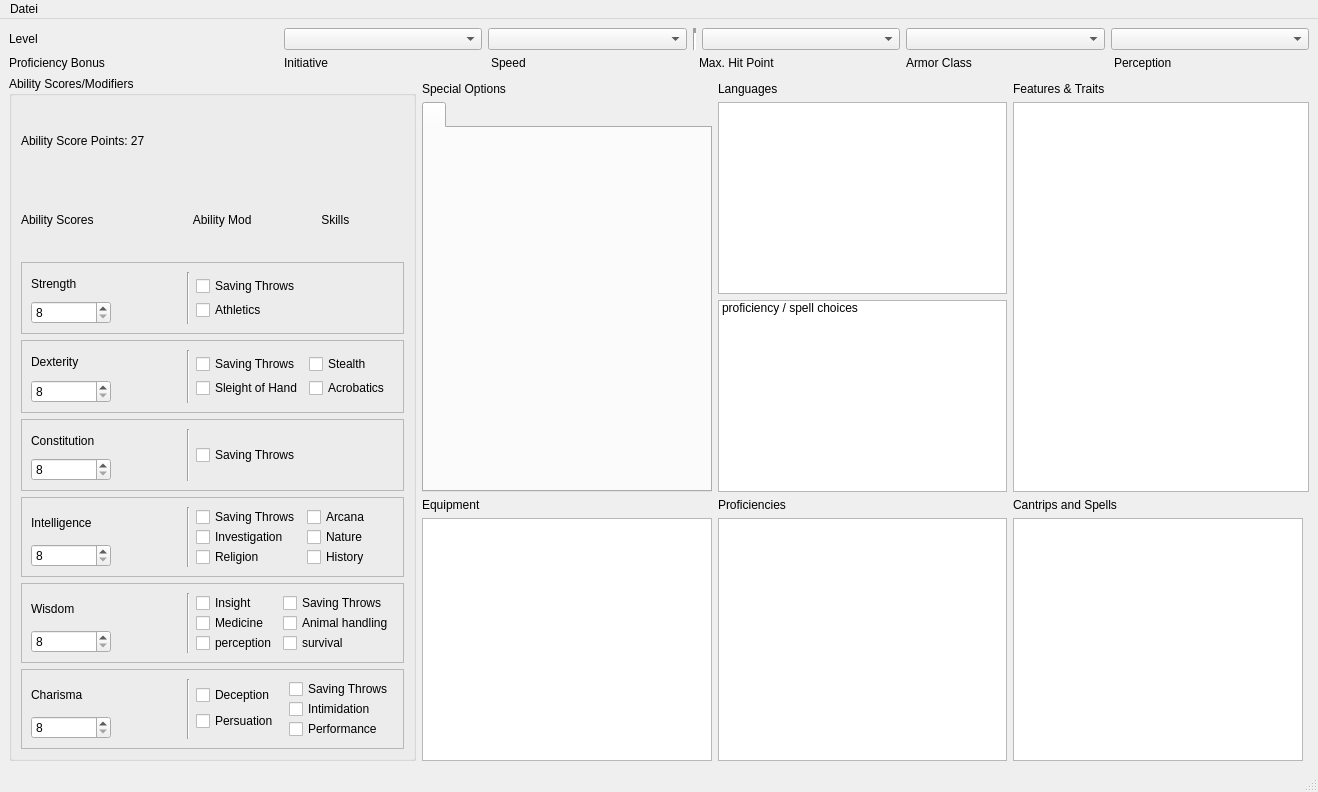
<?xml version="1.0" encoding="UTF-8"?>
<ui version="4.0">
 <class>MainWindow</class>
 <widget class="QMainWindow" name="MainWindow">
  <property name="enabled">
   <bool>true</bool>
  </property>
  <property name="geometry">
   <rect>
    <x>0</x>
    <y>0</y>
    <width>1318</width>
    <height>792</height>
   </rect>
  </property>
  <property name="windowTitle">
   <string>MainWindow</string>
  </property>
  <property name="autoFillBackground">
   <bool>false</bool>
  </property>
  <widget class="QWidget" name="centralwidget">
   <layout class="QGridLayout" name="gridLayout">
    <item row="0" column="0">
     <widget class="QLabel" name="Label_CharLevel">
      <property name="text">
       <string>Level</string>
      </property>
     </widget>
    </item>
    <item row="0" column="2" colspan="2">
     <layout class="QHBoxLayout" name="horizontalLayout_7">
      <item>
       <widget class="QComboBox" name="ComboBox_Class"/>
      </item>
      <item>
       <widget class="QComboBox" name="ComboBox_Subclass"/>
      </item>
      <item>
       <widget class="Line" name="line_7">
        <property name="lineWidth">
         <number>5</number>
        </property>
        <property name="orientation">
         <enum>Qt::Vertical</enum>
        </property>
       </widget>
      </item>
      <item>
       <widget class="QComboBox" name="ComboBox_Race"/>
      </item>
      <item>
       <widget class="QComboBox" name="ComboBox_Subrace"/>
      </item>
      <item>
       <widget class="QComboBox" name="ComboBox_Background"/>
      </item>
     </layout>
    </item>
    <item row="1" column="2" colspan="2">
     <layout class="QHBoxLayout" name="horizontalLayout_8">
      <property name="spacing">
       <number>12</number>
      </property>
      <item>
       <widget class="QLabel" name="Label_Initiative">
        <property name="text">
         <string>Initiative</string>
        </property>
       </widget>
      </item>
      <item>
       <widget class="QLabel" name="Label_Speed">
        <property name="text">
         <string>Speed</string>
        </property>
       </widget>
      </item>
      <item>
       <widget class="QLabel" name="Label_MaxHP">
        <property name="text">
         <string>Max. Hit Point</string>
        </property>
       </widget>
      </item>
      <item>
       <widget class="QLabel" name="Label_ArmorClass">
        <property name="text">
         <string>Armor Class</string>
        </property>
       </widget>
      </item>
      <item>
       <widget class="QLabel" name="Label_Perception">
        <property name="text">
         <string>Perception</string>
        </property>
       </widget>
      </item>
     </layout>
    </item>
    <item row="2" column="0" rowspan="2" colspan="3">
     <widget class="QGroupBox" name="AbilityScoreGroup">
      <property name="acceptDrops">
       <bool>false</bool>
      </property>
      <property name="autoFillBackground">
       <bool>false</bool>
      </property>
      <property name="title">
       <string>Ability Scores/Modifiers</string>
      </property>
      <property name="flat">
       <bool>false</bool>
      </property>
      <property name="checkable">
       <bool>false</bool>
      </property>
      <layout class="QVBoxLayout" name="verticalLayout">
       <item>
        <widget class="QLabel" name="Label_AbilityScore">
         <property name="text">
          <string>Ability Score Points: 27</string>
         </property>
         <property name="scaledContents">
          <bool>false</bool>
         </property>
        </widget>
       </item>
       <item>
        <widget class="QLabel" name="label_4">
         <property name="text">
          <string>Ability Scores                              Ability Mod                     Skills</string>
         </property>
        </widget>
       </item>
       <item>
        <widget class="QFrame" name="frame_StrengthMod">
         <property name="frameShape">
          <enum>QFrame::StyledPanel</enum>
         </property>
         <property name="frameShadow">
          <enum>QFrame::Plain</enum>
         </property>
         <layout class="QHBoxLayout" name="horizontalLayout_2">
          <item>
           <layout class="QVBoxLayout" name="verticalLayout_12">
            <item>
             <widget class="QLabel" name="Label_EchoStrengthMod">
              <property name="sizePolicy">
               <sizepolicy hsizetype="Maximum" vsizetype="Preferred">
                <horstretch>0</horstretch>
                <verstretch>0</verstretch>
               </sizepolicy>
              </property>
              <property name="minimumSize">
               <size>
                <width>150</width>
                <height>0</height>
               </size>
              </property>
              <property name="text">
               <string>Strength</string>
              </property>
             </widget>
            </item>
            <item>
             <widget class="QSpinBox" name="SpinBox_StrengthScore">
              <property name="sizePolicy">
               <sizepolicy hsizetype="Maximum" vsizetype="Fixed">
                <horstretch>0</horstretch>
                <verstretch>0</verstretch>
               </sizepolicy>
              </property>
              <property name="minimumSize">
               <size>
                <width>80</width>
                <height>0</height>
               </size>
              </property>
              <property name="minimum">
               <number>8</number>
              </property>
              <property name="maximum">
               <number>20</number>
              </property>
             </widget>
            </item>
           </layout>
          </item>
          <item>
           <widget class="Line" name="line_6">
            <property name="orientation">
             <enum>Qt::Vertical</enum>
            </property>
           </widget>
          </item>
          <item>
           <layout class="QVBoxLayout" name="verticalLayout_2">
            <property name="spacing">
             <number>0</number>
            </property>
            <item>
             <widget class="QCheckBox" name="checkBox_strength_saving_throw">
              <property name="mouseTracking">
               <bool>false</bool>
              </property>
              <property name="focusPolicy">
               <enum>Qt::NoFocus</enum>
              </property>
              <property name="text">
               <string>Saving Throws</string>
              </property>
              <property name="checkable">
               <bool>true</bool>
              </property>
              <property name="tristate">
               <bool>false</bool>
              </property>
             </widget>
            </item>
            <item>
             <widget class="QCheckBox" name="checkBox_athletics">
              <property name="mouseTracking">
               <bool>false</bool>
              </property>
              <property name="focusPolicy">
               <enum>Qt::NoFocus</enum>
              </property>
              <property name="text">
               <string>Athletics</string>
              </property>
              <property name="checkable">
               <bool>true</bool>
              </property>
              <property name="tristate">
               <bool>false</bool>
              </property>
             </widget>
            </item>
           </layout>
          </item>
         </layout>
        </widget>
       </item>
       <item>
        <widget class="QFrame" name="frame_DextMod">
         <property name="frameShape">
          <enum>QFrame::StyledPanel</enum>
         </property>
         <property name="frameShadow">
          <enum>QFrame::Plain</enum>
         </property>
         <layout class="QHBoxLayout" name="horizontalLayout_3">
          <item>
           <layout class="QVBoxLayout" name="verticalLayout_13">
            <item>
             <widget class="QLabel" name="Label_EchoDextMod">
              <property name="sizePolicy">
               <sizepolicy hsizetype="Maximum" vsizetype="Preferred">
                <horstretch>0</horstretch>
                <verstretch>0</verstretch>
               </sizepolicy>
              </property>
              <property name="minimumSize">
               <size>
                <width>150</width>
                <height>0</height>
               </size>
              </property>
              <property name="text">
               <string>Dexterity</string>
              </property>
             </widget>
            </item>
            <item>
             <widget class="QSpinBox" name="SpinBox_DextScore">
              <property name="sizePolicy">
               <sizepolicy hsizetype="Maximum" vsizetype="Fixed">
                <horstretch>0</horstretch>
                <verstretch>0</verstretch>
               </sizepolicy>
              </property>
              <property name="minimumSize">
               <size>
                <width>80</width>
                <height>0</height>
               </size>
              </property>
              <property name="minimum">
               <number>8</number>
              </property>
              <property name="maximum">
               <number>20</number>
              </property>
             </widget>
            </item>
           </layout>
          </item>
          <item>
           <widget class="Line" name="line_5">
            <property name="orientation">
             <enum>Qt::Vertical</enum>
            </property>
           </widget>
          </item>
          <item>
           <layout class="QVBoxLayout" name="verticalLayout_3">
            <property name="spacing">
             <number>0</number>
            </property>
            <item>
             <widget class="QCheckBox" name="checkBox_dexterity_saving_throw">
              <property name="mouseTracking">
               <bool>false</bool>
              </property>
              <property name="focusPolicy">
               <enum>Qt::NoFocus</enum>
              </property>
              <property name="text">
               <string>Saving Throws</string>
              </property>
              <property name="checkable">
               <bool>true</bool>
              </property>
              <property name="tristate">
               <bool>false</bool>
              </property>
             </widget>
            </item>
            <item>
             <widget class="QCheckBox" name="checkBox_sleight_of_hand">
              <property name="mouseTracking">
               <bool>false</bool>
              </property>
              <property name="focusPolicy">
               <enum>Qt::NoFocus</enum>
              </property>
              <property name="text">
               <string>Sleight of Hand</string>
              </property>
              <property name="checkable">
               <bool>true</bool>
              </property>
              <property name="tristate">
               <bool>false</bool>
              </property>
             </widget>
            </item>
           </layout>
          </item>
          <item>
           <layout class="QVBoxLayout" name="verticalLayout_9">
            <property name="spacing">
             <number>0</number>
            </property>
            <item>
             <widget class="QCheckBox" name="checkBox_stealth">
              <property name="mouseTracking">
               <bool>false</bool>
              </property>
              <property name="focusPolicy">
               <enum>Qt::NoFocus</enum>
              </property>
              <property name="text">
               <string>Stealth</string>
              </property>
              <property name="checkable">
               <bool>true</bool>
              </property>
              <property name="tristate">
               <bool>false</bool>
              </property>
             </widget>
            </item>
            <item>
             <widget class="QCheckBox" name="checkBox_acrobatics">
              <property name="mouseTracking">
               <bool>false</bool>
              </property>
              <property name="focusPolicy">
               <enum>Qt::NoFocus</enum>
              </property>
              <property name="text">
               <string>Acrobatics</string>
              </property>
              <property name="checkable">
               <bool>true</bool>
              </property>
              <property name="tristate">
               <bool>false</bool>
              </property>
             </widget>
            </item>
           </layout>
          </item>
         </layout>
        </widget>
       </item>
       <item>
        <widget class="QFrame" name="frame_ConstMod">
         <property name="frameShape">
          <enum>QFrame::StyledPanel</enum>
         </property>
         <property name="frameShadow">
          <enum>QFrame::Plain</enum>
         </property>
         <layout class="QHBoxLayout" name="horizontalLayout">
          <item>
           <layout class="QVBoxLayout" name="verticalLayout_17">
            <item>
             <widget class="QLabel" name="Label_EchoConstMod">
              <property name="sizePolicy">
               <sizepolicy hsizetype="Maximum" vsizetype="Preferred">
                <horstretch>0</horstretch>
                <verstretch>0</verstretch>
               </sizepolicy>
              </property>
              <property name="minimumSize">
               <size>
                <width>150</width>
                <height>0</height>
               </size>
              </property>
              <property name="text">
               <string>Constitution</string>
              </property>
             </widget>
            </item>
            <item>
             <widget class="QSpinBox" name="SpinBox_ConstScore">
              <property name="enabled">
               <bool>true</bool>
              </property>
              <property name="sizePolicy">
               <sizepolicy hsizetype="Maximum" vsizetype="Fixed">
                <horstretch>0</horstretch>
                <verstretch>0</verstretch>
               </sizepolicy>
              </property>
              <property name="minimumSize">
               <size>
                <width>80</width>
                <height>0</height>
               </size>
              </property>
              <property name="minimum">
               <number>8</number>
              </property>
              <property name="maximum">
               <number>20</number>
              </property>
             </widget>
            </item>
           </layout>
          </item>
          <item>
           <widget class="Line" name="line_4">
            <property name="orientation">
             <enum>Qt::Vertical</enum>
            </property>
           </widget>
          </item>
          <item>
           <layout class="QVBoxLayout" name="verticalLayout_4">
            <item>
             <widget class="QCheckBox" name="checkBox_constitution_saving_throw">
              <property name="mouseTracking">
               <bool>false</bool>
              </property>
              <property name="focusPolicy">
               <enum>Qt::NoFocus</enum>
              </property>
              <property name="text">
               <string>Saving Throws</string>
              </property>
              <property name="checkable">
               <bool>true</bool>
              </property>
              <property name="tristate">
               <bool>false</bool>
              </property>
             </widget>
            </item>
           </layout>
          </item>
         </layout>
        </widget>
       </item>
       <item>
        <widget class="QFrame" name="frame_IntelMod">
         <property name="frameShape">
          <enum>QFrame::StyledPanel</enum>
         </property>
         <property name="frameShadow">
          <enum>QFrame::Plain</enum>
         </property>
         <layout class="QHBoxLayout" name="horizontalLayout_4">
          <item>
           <layout class="QVBoxLayout" name="verticalLayout_15">
            <item>
             <widget class="QLabel" name="Label_EchoIntelMod">
              <property name="sizePolicy">
               <sizepolicy hsizetype="Maximum" vsizetype="Preferred">
                <horstretch>0</horstretch>
                <verstretch>0</verstretch>
               </sizepolicy>
              </property>
              <property name="minimumSize">
               <size>
                <width>150</width>
                <height>0</height>
               </size>
              </property>
              <property name="maximumSize">
               <size>
                <width>16777215</width>
                <height>16777215</height>
               </size>
              </property>
              <property name="text">
               <string>Intelligence</string>
              </property>
             </widget>
            </item>
            <item>
             <widget class="QSpinBox" name="SpinBox_IntelScore">
              <property name="sizePolicy">
               <sizepolicy hsizetype="Maximum" vsizetype="Fixed">
                <horstretch>0</horstretch>
                <verstretch>0</verstretch>
               </sizepolicy>
              </property>
              <property name="minimumSize">
               <size>
                <width>80</width>
                <height>0</height>
               </size>
              </property>
              <property name="minimum">
               <number>8</number>
              </property>
              <property name="maximum">
               <number>20</number>
              </property>
             </widget>
            </item>
           </layout>
          </item>
          <item>
           <widget class="Line" name="line_3">
            <property name="orientation">
             <enum>Qt::Vertical</enum>
            </property>
           </widget>
          </item>
          <item>
           <layout class="QVBoxLayout" name="verticalLayout_5">
            <property name="spacing">
             <number>0</number>
            </property>
            <item>
             <widget class="QCheckBox" name="checkBox_intelligence_saving_throw">
              <property name="mouseTracking">
               <bool>false</bool>
              </property>
              <property name="focusPolicy">
               <enum>Qt::NoFocus</enum>
              </property>
              <property name="text">
               <string>Saving Throws</string>
              </property>
              <property name="checkable">
               <bool>true</bool>
              </property>
              <property name="tristate">
               <bool>false</bool>
              </property>
             </widget>
            </item>
            <item>
             <widget class="QCheckBox" name="checkBox_investigation">
              <property name="mouseTracking">
               <bool>false</bool>
              </property>
              <property name="focusPolicy">
               <enum>Qt::NoFocus</enum>
              </property>
              <property name="text">
               <string>Investigation</string>
              </property>
              <property name="checkable">
               <bool>true</bool>
              </property>
              <property name="tristate">
               <bool>false</bool>
              </property>
             </widget>
            </item>
            <item>
             <widget class="QCheckBox" name="checkBox_religion">
              <property name="mouseTracking">
               <bool>false</bool>
              </property>
              <property name="focusPolicy">
               <enum>Qt::NoFocus</enum>
              </property>
              <property name="text">
               <string>Religion</string>
              </property>
              <property name="checkable">
               <bool>true</bool>
              </property>
              <property name="tristate">
               <bool>false</bool>
              </property>
             </widget>
            </item>
           </layout>
          </item>
          <item>
           <layout class="QVBoxLayout" name="verticalLayout_8">
            <property name="spacing">
             <number>0</number>
            </property>
            <item>
             <widget class="QCheckBox" name="checkBox_arcana">
              <property name="mouseTracking">
               <bool>false</bool>
              </property>
              <property name="focusPolicy">
               <enum>Qt::NoFocus</enum>
              </property>
              <property name="text">
               <string>Arcana</string>
              </property>
              <property name="checkable">
               <bool>true</bool>
              </property>
              <property name="tristate">
               <bool>false</bool>
              </property>
             </widget>
            </item>
            <item>
             <widget class="QCheckBox" name="checkBox_nature">
              <property name="mouseTracking">
               <bool>false</bool>
              </property>
              <property name="focusPolicy">
               <enum>Qt::NoFocus</enum>
              </property>
              <property name="text">
               <string>Nature</string>
              </property>
              <property name="checkable">
               <bool>true</bool>
              </property>
              <property name="tristate">
               <bool>false</bool>
              </property>
             </widget>
            </item>
            <item>
             <widget class="QCheckBox" name="checkBox_history">
              <property name="mouseTracking">
               <bool>false</bool>
              </property>
              <property name="focusPolicy">
               <enum>Qt::NoFocus</enum>
              </property>
              <property name="text">
               <string>History</string>
              </property>
              <property name="checkable">
               <bool>true</bool>
              </property>
              <property name="tristate">
               <bool>false</bool>
              </property>
             </widget>
            </item>
           </layout>
          </item>
         </layout>
        </widget>
       </item>
       <item>
        <widget class="QFrame" name="frame_WisdomMod">
         <property name="frameShape">
          <enum>QFrame::StyledPanel</enum>
         </property>
         <property name="frameShadow">
          <enum>QFrame::Plain</enum>
         </property>
         <layout class="QHBoxLayout" name="horizontalLayout_5">
          <item>
           <layout class="QVBoxLayout" name="verticalLayout_14">
            <item>
             <widget class="QLabel" name="Label_EchoWisdomMod">
              <property name="sizePolicy">
               <sizepolicy hsizetype="Maximum" vsizetype="Preferred">
                <horstretch>0</horstretch>
                <verstretch>0</verstretch>
               </sizepolicy>
              </property>
              <property name="minimumSize">
               <size>
                <width>150</width>
                <height>0</height>
               </size>
              </property>
              <property name="text">
               <string>Wisdom</string>
              </property>
             </widget>
            </item>
            <item>
             <widget class="QSpinBox" name="SpinBox_WisdomScore">
              <property name="sizePolicy">
               <sizepolicy hsizetype="Maximum" vsizetype="Fixed">
                <horstretch>0</horstretch>
                <verstretch>0</verstretch>
               </sizepolicy>
              </property>
              <property name="minimumSize">
               <size>
                <width>80</width>
                <height>0</height>
               </size>
              </property>
              <property name="minimum">
               <number>8</number>
              </property>
              <property name="maximum">
               <number>20</number>
              </property>
             </widget>
            </item>
           </layout>
          </item>
          <item>
           <widget class="Line" name="line">
            <property name="orientation">
             <enum>Qt::Vertical</enum>
            </property>
           </widget>
          </item>
          <item>
           <layout class="QVBoxLayout" name="verticalLayout_10">
            <property name="spacing">
             <number>0</number>
            </property>
            <item>
             <widget class="QCheckBox" name="checkBox_insight">
              <property name="mouseTracking">
               <bool>false</bool>
              </property>
              <property name="focusPolicy">
               <enum>Qt::NoFocus</enum>
              </property>
              <property name="text">
               <string>Insight</string>
              </property>
              <property name="checkable">
               <bool>true</bool>
              </property>
              <property name="tristate">
               <bool>false</bool>
              </property>
             </widget>
            </item>
            <item>
             <widget class="QCheckBox" name="checkBox_medicine">
              <property name="mouseTracking">
               <bool>false</bool>
              </property>
              <property name="focusPolicy">
               <enum>Qt::NoFocus</enum>
              </property>
              <property name="text">
               <string>Medicine</string>
              </property>
              <property name="checkable">
               <bool>true</bool>
              </property>
              <property name="tristate">
               <bool>false</bool>
              </property>
             </widget>
            </item>
            <item>
             <widget class="QCheckBox" name="checkBox_perception">
              <property name="mouseTracking">
               <bool>false</bool>
              </property>
              <property name="focusPolicy">
               <enum>Qt::NoFocus</enum>
              </property>
              <property name="text">
               <string>perception</string>
              </property>
              <property name="checkable">
               <bool>true</bool>
              </property>
              <property name="tristate">
               <bool>false</bool>
              </property>
             </widget>
            </item>
           </layout>
          </item>
          <item>
           <layout class="QVBoxLayout" name="verticalLayout_6">
            <property name="spacing">
             <number>0</number>
            </property>
            <item>
             <widget class="QCheckBox" name="checkBox_wisdom_saving_throw">
              <property name="mouseTracking">
               <bool>false</bool>
              </property>
              <property name="focusPolicy">
               <enum>Qt::NoFocus</enum>
              </property>
              <property name="text">
               <string>Saving Throws</string>
              </property>
              <property name="checkable">
               <bool>true</bool>
              </property>
              <property name="tristate">
               <bool>false</bool>
              </property>
             </widget>
            </item>
            <item>
             <widget class="QCheckBox" name="checkBox_animal_handling">
              <property name="mouseTracking">
               <bool>false</bool>
              </property>
              <property name="focusPolicy">
               <enum>Qt::NoFocus</enum>
              </property>
              <property name="text">
               <string>Animal handling</string>
              </property>
              <property name="checkable">
               <bool>true</bool>
              </property>
              <property name="tristate">
               <bool>false</bool>
              </property>
             </widget>
            </item>
            <item>
             <widget class="QCheckBox" name="checkBox_survival">
              <property name="mouseTracking">
               <bool>false</bool>
              </property>
              <property name="focusPolicy">
               <enum>Qt::NoFocus</enum>
              </property>
              <property name="text">
               <string>survival</string>
              </property>
              <property name="checkable">
               <bool>true</bool>
              </property>
              <property name="tristate">
               <bool>false</bool>
              </property>
             </widget>
            </item>
           </layout>
          </item>
         </layout>
        </widget>
       </item>
       <item>
        <widget class="QFrame" name="frame_CharismaMod">
         <property name="frameShape">
          <enum>QFrame::StyledPanel</enum>
         </property>
         <property name="frameShadow">
          <enum>QFrame::Plain</enum>
         </property>
         <layout class="QHBoxLayout" name="horizontalLayout_6">
          <item>
           <layout class="QVBoxLayout" name="verticalLayout_16">
            <item>
             <widget class="QLabel" name="Label_EchoCharismaMod">
              <property name="sizePolicy">
               <sizepolicy hsizetype="Maximum" vsizetype="Preferred">
                <horstretch>0</horstretch>
                <verstretch>0</verstretch>
               </sizepolicy>
              </property>
              <property name="minimumSize">
               <size>
                <width>150</width>
                <height>0</height>
               </size>
              </property>
              <property name="text">
               <string>Charisma</string>
              </property>
             </widget>
            </item>
            <item>
             <widget class="QSpinBox" name="SpinBox_CharismaScore">
              <property name="sizePolicy">
               <sizepolicy hsizetype="Maximum" vsizetype="Fixed">
                <horstretch>0</horstretch>
                <verstretch>0</verstretch>
               </sizepolicy>
              </property>
              <property name="minimumSize">
               <size>
                <width>80</width>
                <height>0</height>
               </size>
              </property>
              <property name="minimum">
               <number>8</number>
              </property>
              <property name="maximum">
               <number>20</number>
              </property>
             </widget>
            </item>
           </layout>
          </item>
          <item>
           <widget class="Line" name="line_2">
            <property name="orientation">
             <enum>Qt::Vertical</enum>
            </property>
           </widget>
          </item>
          <item>
           <layout class="QVBoxLayout" name="verticalLayout_11">
            <property name="spacing">
             <number>0</number>
            </property>
            <item>
             <widget class="QCheckBox" name="checkBox_deception">
              <property name="mouseTracking">
               <bool>false</bool>
              </property>
              <property name="focusPolicy">
               <enum>Qt::NoFocus</enum>
              </property>
              <property name="text">
               <string>Deception</string>
              </property>
              <property name="checkable">
               <bool>true</bool>
              </property>
              <property name="tristate">
               <bool>false</bool>
              </property>
             </widget>
            </item>
            <item>
             <widget class="QCheckBox" name="checkBox_persuation">
              <property name="mouseTracking">
               <bool>false</bool>
              </property>
              <property name="focusPolicy">
               <enum>Qt::NoFocus</enum>
              </property>
              <property name="text">
               <string>Persuation</string>
              </property>
              <property name="checkable">
               <bool>true</bool>
              </property>
              <property name="tristate">
               <bool>false</bool>
              </property>
             </widget>
            </item>
           </layout>
          </item>
          <item>
           <layout class="QVBoxLayout" name="verticalLayout_7">
            <property name="spacing">
             <number>0</number>
            </property>
            <item>
             <widget class="QCheckBox" name="checkBox_charisma_saving_throw">
              <property name="mouseTracking">
               <bool>false</bool>
              </property>
              <property name="focusPolicy">
               <enum>Qt::NoFocus</enum>
              </property>
              <property name="text">
               <string>Saving Throws</string>
              </property>
              <property name="checkable">
               <bool>true</bool>
              </property>
              <property name="tristate">
               <bool>false</bool>
              </property>
             </widget>
            </item>
            <item>
             <widget class="QCheckBox" name="checkBox_intimidation">
              <property name="mouseTracking">
               <bool>false</bool>
              </property>
              <property name="focusPolicy">
               <enum>Qt::NoFocus</enum>
              </property>
              <property name="text">
               <string>Intimidation</string>
              </property>
              <property name="checkable">
               <bool>true</bool>
              </property>
              <property name="tristate">
               <bool>false</bool>
              </property>
             </widget>
            </item>
            <item>
             <widget class="QCheckBox" name="checkBox_performance">
              <property name="mouseTracking">
               <bool>false</bool>
              </property>
              <property name="focusPolicy">
               <enum>Qt::NoFocus</enum>
              </property>
              <property name="text">
               <string>Performance</string>
              </property>
              <property name="checkable">
               <bool>true</bool>
              </property>
              <property name="tristate">
               <bool>false</bool>
              </property>
             </widget>
            </item>
           </layout>
          </item>
         </layout>
        </widget>
       </item>
      </layout>
      <zorder>frame_CharismaMod</zorder>
      <zorder>frame_StrengthMod</zorder>
      <zorder>frame_ConstMod</zorder>
      <zorder>frame_IntelMod</zorder>
      <zorder>frame_WisdomMod</zorder>
      <zorder>frame_DextMod</zorder>
      <zorder>Label_AbilityScore</zorder>
      <zorder>label_4</zorder>
     </widget>
    </item>
    <item row="3" column="3">
     <layout class="QGridLayout" name="gridLayout_2">
      <item row="2" column="2">
       <widget class="QLabel" name="label_6">
        <property name="text">
         <string>Cantrips and Spells</string>
        </property>
       </widget>
      </item>
      <item row="3" column="1">
       <widget class="QTreeWidget" name="treeWidget_proficiencies">
        <attribute name="headerVisible">
         <bool>false</bool>
        </attribute>
        <column>
         <property name="text">
          <string notr="true">1</string>
         </property>
        </column>
       </widget>
      </item>
      <item row="0" column="0">
       <widget class="QLabel" name="label">
        <property name="text">
         <string>Special Options</string>
        </property>
       </widget>
      </item>
      <item row="0" column="1">
       <widget class="QLabel" name="label_7">
        <property name="text">
         <string>Languages</string>
        </property>
       </widget>
      </item>
      <item row="2" column="0">
       <widget class="QLabel" name="label_3">
        <property name="text">
         <string>Equipment</string>
        </property>
       </widget>
      </item>
      <item row="3" column="0">
       <widget class="QListWidget" name="listWidget_inventory"/>
      </item>
      <item row="3" column="2">
       <widget class="QTreeWidget" name="treeWidget_spells">
        <attribute name="headerVisible">
         <bool>false</bool>
        </attribute>
        <column>
         <property name="text">
          <string notr="true">1</string>
         </property>
        </column>
       </widget>
      </item>
      <item row="1" column="2" colspan="2">
       <widget class="QListWidget" name="listWidget_traits"/>
      </item>
      <item row="2" column="1">
       <widget class="QLabel" name="label_5">
        <property name="text">
         <string>Proficiencies</string>
        </property>
       </widget>
      </item>
      <item row="1" column="0">
       <widget class="QTabWidget" name="tabWidget_specialProperties">
        <widget class="QWidget" name="tab">
         <attribute name="title">
          <string/>
         </attribute>
        </widget>
       </widget>
      </item>
      <item row="0" column="2">
       <widget class="QLabel" name="label_2">
        <property name="text">
         <string>Features &amp; Traits</string>
        </property>
       </widget>
      </item>
      <item row="1" column="1">
       <layout class="QVBoxLayout" name="verticalLayout_19">
        <item>
         <widget class="QTreeWidget" name="treeWidget_languages">
          <attribute name="headerVisible">
           <bool>false</bool>
          </attribute>
          <column>
           <property name="text">
            <string notr="true">1</string>
           </property>
          </column>
         </widget>
        </item>
        <item>
         <widget class="QListWidget" name="listWidget_profChoices">
          <item>
           <property name="text">
            <string>proficiency / spell choices</string>
           </property>
          </item>
         </widget>
        </item>
       </layout>
      </item>
     </layout>
    </item>
    <item row="1" column="0">
     <widget class="QLabel" name="Label_ProficiencyBonus">
      <property name="text">
       <string>Proficiency Bonus</string>
      </property>
     </widget>
    </item>
   </layout>
  </widget>
  <widget class="QMenuBar" name="menubar">
   <property name="geometry">
    <rect>
     <x>0</x>
     <y>0</y>
     <width>1318</width>
     <height>25</height>
    </rect>
   </property>
   <widget class="QMenu" name="menuDatei">
    <property name="title">
     <string>Datei</string>
    </property>
    <addaction name="action_new"/>
    <addaction name="action_open_file"/>
    <addaction name="action_save_file"/>
    <addaction name="action_saveAs_file"/>
   </widget>
   <addaction name="menuDatei"/>
  </widget>
  <widget class="QStatusBar" name="statusbar"/>
  <action name="action_new">
   <property name="text">
    <string>Neu</string>
   </property>
   <property name="toolTip">
    <string>Neuen Char erstellen</string>
   </property>
   <property name="shortcut">
    <string>Ctrl+N</string>
   </property>
  </action>
  <action name="action_open_file">
   <property name="text">
    <string>Öffnen</string>
   </property>
   <property name="toolTip">
    <string>Bestehende Datei Öffnen</string>
   </property>
   <property name="shortcut">
    <string>Ctrl+O</string>
   </property>
  </action>
  <action name="action_save_file">
   <property name="text">
    <string>Speichern</string>
   </property>
   <property name="shortcut">
    <string>Ctrl+S</string>
   </property>
  </action>
  <action name="action_saveAs_file">
   <property name="text">
    <string>Speichern unter</string>
   </property>
   <property name="shortcut">
    <string>Ctrl+Shift+S</string>
   </property>
  </action>
 </widget>
 <resources/>
 <connections/>
</ui>
